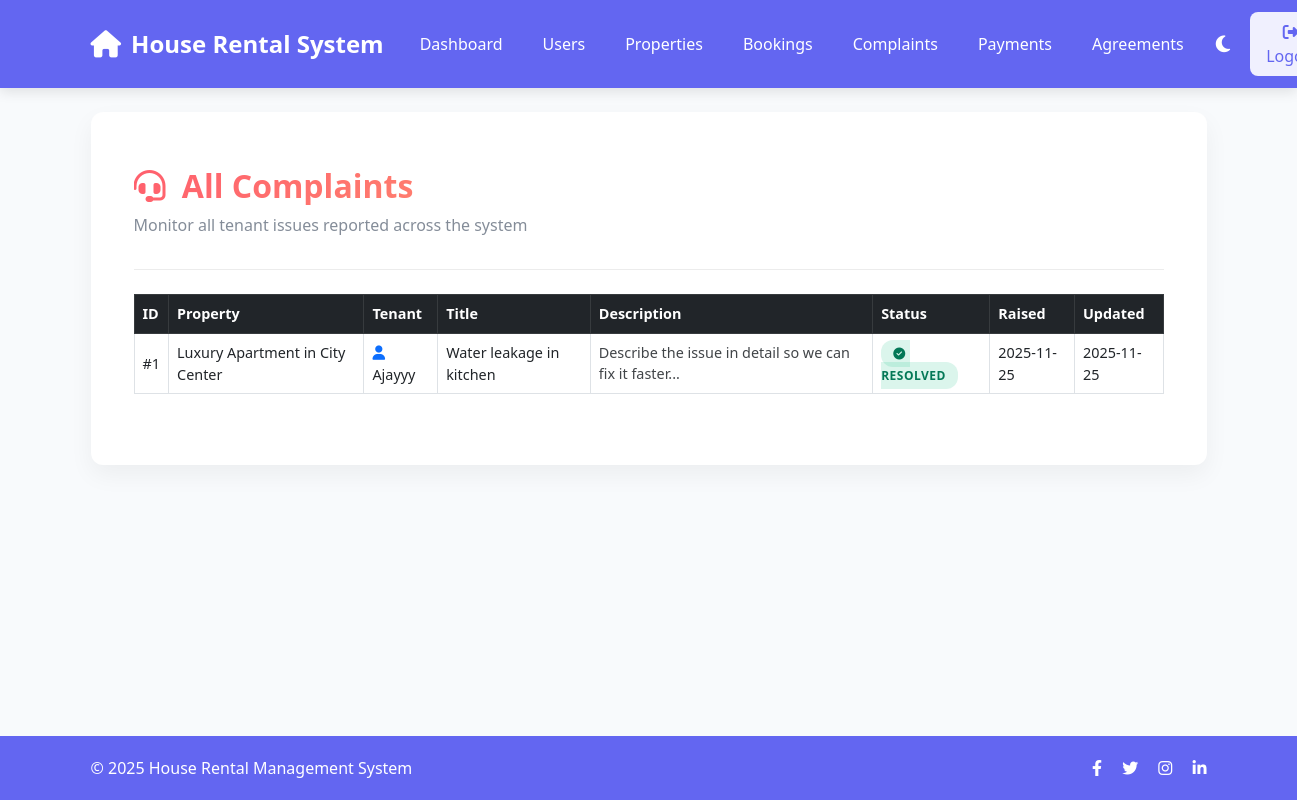
The page /admin/complaints (signed in) on the database its author committed.
### tables this page shows
CREATE TABLE complaints (
        id INTEGER PRIMARY KEY AUTOINCREMENT,
        property_id INTEGER,
        tenant_id INTEGER,
        title TEXT,
        details TEXT,
        status TEXT,        -- Pending / In Progress / Resolved
        created_at TEXT,
        updated_at TEXT
    );

CREATE TABLE properties (
        id INTEGER PRIMARY KEY AUTOINCREMENT,
        title TEXT,
        price TEXT,
        location TEXT,
        size TEXT,
        description TEXT,
        image TEXT,
        owner_id INTEGER
    );

CREATE TABLE users (
        id INTEGER PRIMARY KEY AUTOINCREMENT,
        name TEXT,
        email TEXT UNIQUE,
        password TEXT,
        number TEXT,
        role TEXT,
        otp TEXT,
        is_verified INTEGER DEFAULT 0
    );

### app.py (the view)
@app.route("/admin/complaints")
def admin_complaints():
    if session.get("role") != "admin":
        return redirect(url_for("login"))
    conn = get_db()
    complaints = conn.execute("""
        SELECT c.*, p.title AS property_title, u.name AS tenant_name
        FROM complaints c
        JOIN properties p ON c.property_id = p.id
        JOIN users u ON c.tenant_id = u.id
    """).fetchall()
    conn.close()
    return render_template("admin_complaints.html", complaints=complaints)

### app.py (called while the page is built)
def get_db():
    conn = sqlite3.connect(os.path.join(BASE_DIR, "rental.db"))
    conn.row_factory = sqlite3.Row
    return conn

### templates/admin_complaints.html (shortened to what this page needs)
{% extends "base.html" %}
{% block content %}
<link rel="stylesheet" href="https://cdnjs.cloudflare.com/ajax/libs/font-awesome/6.4.0/css/all.min.css">
<div class="container py-4">
    <div class="page-header">
        <h2 class="page-title">
            <i class="fas fa-headset me-2"></i> All Complaints
        </h2>
        <p style="opacity:0.6;">Monitor all tenant issues reported across the system</p>
    </div>
    {% if complaints %}
    <div class="table-responsive">
        <table class="table table-bordered table-hover align-middle">
            <thead class="table-dark">
                <tr>
                    <th>ID</th>
                    <th>Property</th>
                    <th>Tenant</th>
                    <th>Title</th>
                    <th>Description</th>
                    <th>Status</th>
                    <th>Raised</th>
                    <th>Updated</th>
                </tr>
            </thead>
            <tbody>
                {% for c in complaints %}
                <tr>
                    <td>#{{ c.id }}</td>
                    <td>{{ c.property_title }}</td>
                    <td>
                        <i class="fa fa-user text-primary"></i>
                        {{ c.tenant_name }}
                    </td>
                    <td>{{ c.title }}</td>
                    <td class="desc-box">{{ c.details }}</td>
                    <td>
                        {% if c.status == "Pending" %}
                        <span class="status-badge stat-pending">
                            <i class="fas fa-clock me-1"></i> Pending
                        </span>
                        {% elif c.status == "In Progress" %}
                        <span class="status-badge stat-progress">
                            <i class="fas fa-tools me-1"></i> In Progress
                        </span>
                        {% else %}
                        <span class="status-badge stat-resolved">
                            <i class="fas fa-check-circle me-1"></i> Resolved
                        </span>
                        {% endif %}
                    </td>
                    <td>{{ c.created_at.split('T')[0] }}</td>
                    <td>
                        {% if c.updated_at %}
                        {{ c.updated_at.split('T')[0] }}
                        {% else %}
                        —
                        {% endif %}
                    </td>
                </tr>
                {% endfor %}
            </tbody>
        </table>
    </div>
    {% else %}
    <div class="text-center py-5">
        <i class="far fa-clipboard fa-4x mb-3" style="opacity:0.3;"></i>
        <h4>No Complaints Found</h4>
        <p style="opacity:0.6;">No tenants have raised issues yet.</p>
    </div>
    {% endif %}
</div>
{% endblock %}

### templates/base.html (style rules this page uses)
:root { --primary-color: #6366f1; --primary-dark: #4f46e5; --secondary-color: #f8fafc; --dark-bg: #0f172a; --dark-card: #1e293b; --dark-text: #e2e8f0; --light-bg: #f8fafc; --light-card: #ffffff; --light-text: #334155; --border-radius: 12px; --transition: all 0.3s ease; }
[data-theme="light"] { --bg-color: var(--light-bg); --card-bg: var(--light-card); --text-color: var(--light-text); --navbar-bg: var(--primary-color); --footer-bg: var(--primary-color); }
body { background-color: var(--bg-color); color: var(--text-color); transition: var(--transition); min-height: 100vh; display: flex; flex-direction: column; }

### templates/admin_complaints.html (style rules this page uses)
.page-header { margin-bottom: 1.5rem; padding-bottom: 1rem; border-bottom: 1px solid rgba(128, 128, 128, 0.15); }
.page-title { font-weight: 800; background: linear-gradient(135deg, #ff5f6d, #ffc371); -webkit-background-clip: text; -webkit-text-fill-color: transparent; }
.status-badge { padding: 5px 12px; border-radius: 12px; font-size: 0.75rem; font-weight: 700; text-transform: uppercase; letter-spacing: .5px; }
.stat-resolved { background: rgba(16, 185, 129, 0.15); color: #047857; }
table th { font-weight: 700; font-size: .9rem; }
table td { font-size: .9rem; }
.desc-box { max-width: 350px; white-space: normal; line-height: 1.4; font-size: .9rem; opacity: .85; }

### rows shown on the page
complaints: id "1", property_title "Luxury Apartment in City Center", tenant_name "Ajayyy", title "Water leakage in kitchen", details "Describe the issue in detail so we can fix it faster...", status "RESOLVED", created_at "2025-11-25", updated_at "2025-11-25"

### other values the page prints
{{ current_year if current_year else "2025" }} "2025"
